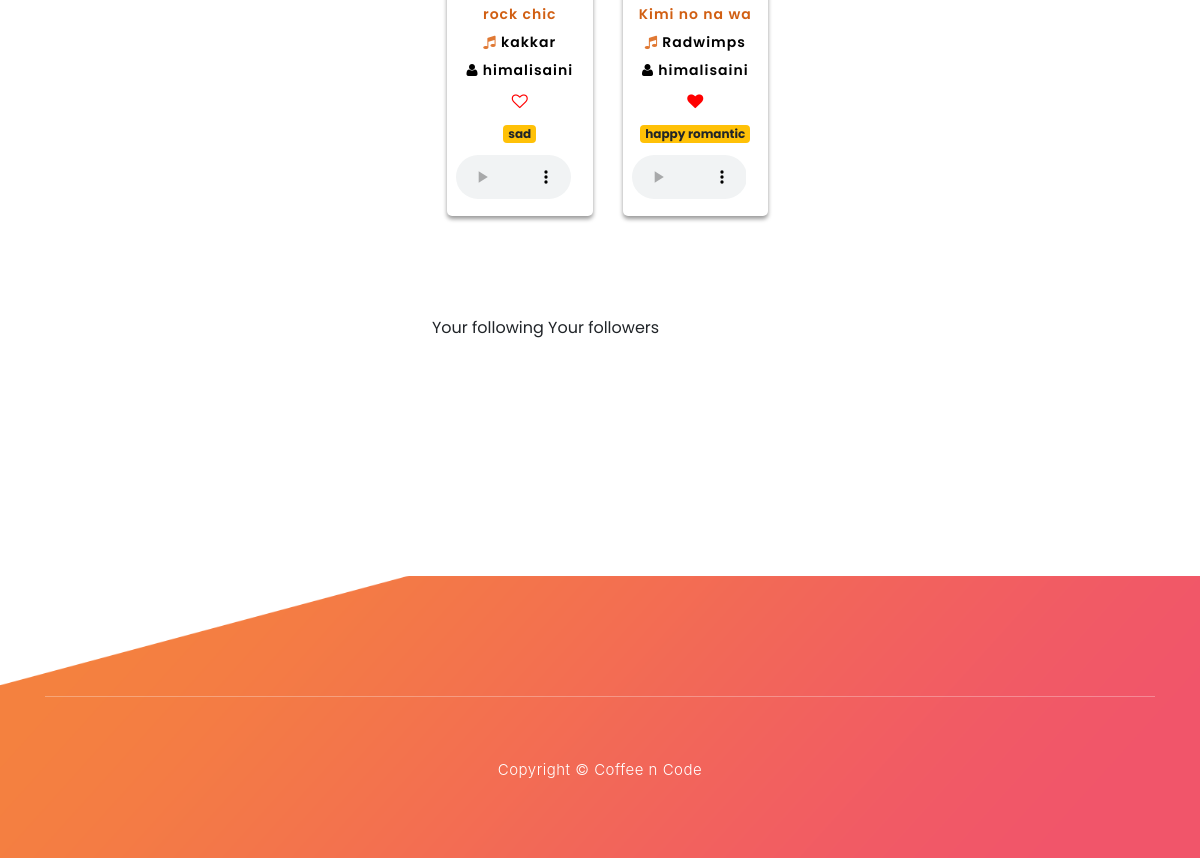
Page /main/profile (signed in, lower part) on the earlier database version.
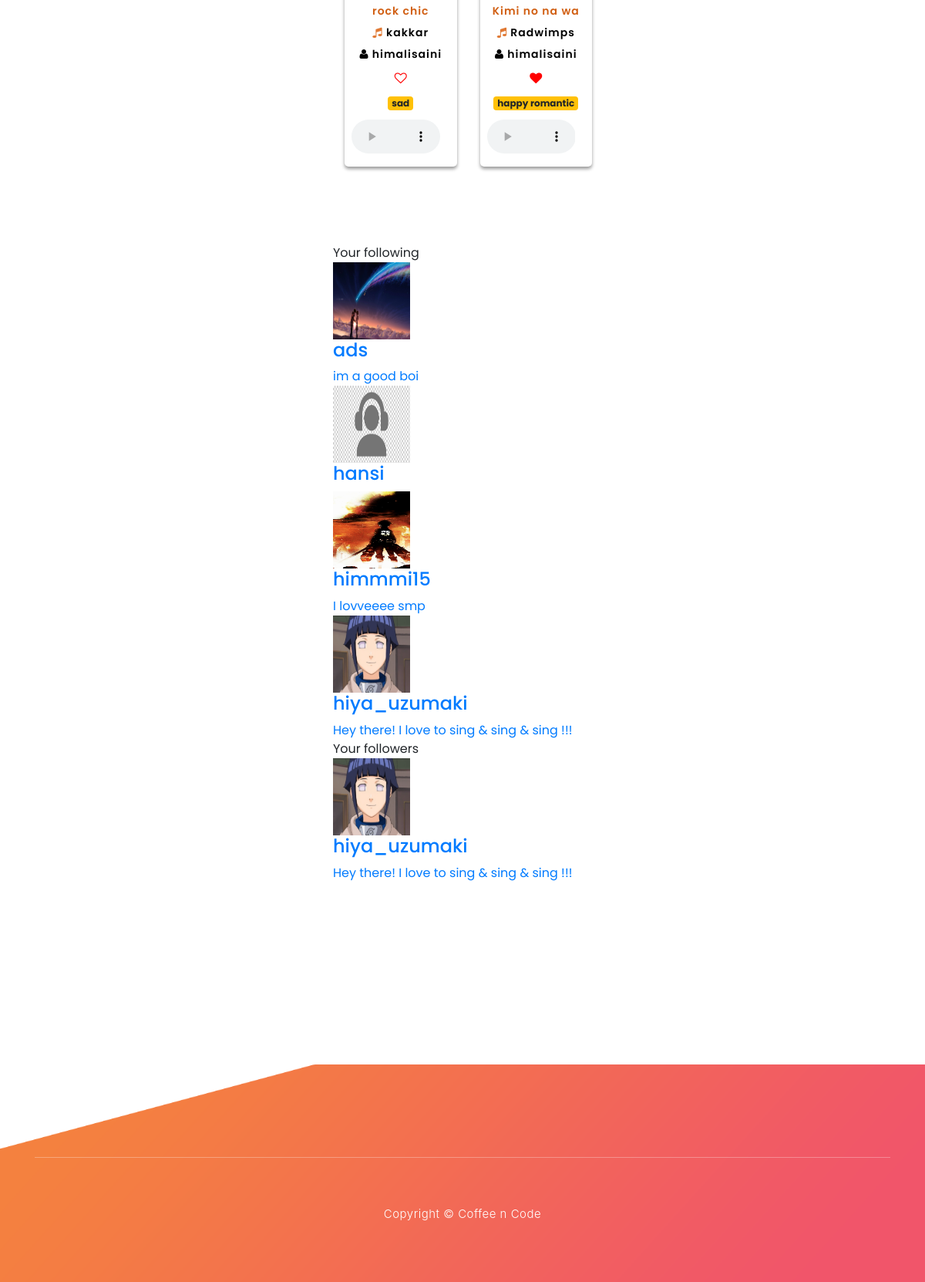
Same page on the later database version.
### main/models.py (models this page shows, shortened)
class Song(models.Model):
    file_name = models.FileField(upload_to='songs',default='aot.mp3')
    title = models.CharField(max_length=100)
    artist = models.CharField(max_length=100,default=' ',blank=True)
    user = models.ForeignKey(User,on_delete=models.CASCADE,related_name='addedby')
    album = models.CharField(max_length=100, blank=True)
    tags = models.CharField(max_length=50, blank=True)
    cover_image = models.ImageField(default='default_cover.jpg',upload_to='cover_images')
    play_count = models.IntegerField(default=0)
    added_date = models.DateTimeField(auto_now_add=True)
    likedby = models.ManyToManyField(User,related_name='likedby',blank=True)
    is_pdf = models.BooleanField(default=False)
    def get_is_liked(self,user):
        objs = self.likedby.all()
        for obj in objs:
            if obj == user:
                return True
        return False
    class Meta:
        unique_together = [['user','title','added_date']]

class Friend(models.Model):
    user1 = models.ForeignKey(User,on_delete=models.CASCADE,related_name='user1')
    user2 = models.ForeignKey(User,on_delete=models.CASCADE,related_name='user2')
    profile2 = models.ForeignKey(Profile,on_delete=models.CASCADE,related_name='profile2')
    since = models.DateTimeField(auto_now_add=True)

### users/models.py (models this page shows, shortened)
class Profile(models.Model):
    user = models.OneToOneField(User, on_delete=models.CASCADE)
    bio = models.TextField(max_length=500, blank=True)
    pic = models.ImageField(default='user.png',upload_to='profile_pics')
    tags = models.CharField(max_length=50, blank=True)

### main/views.py (the view, shortened to what this page needs)
# urls.py: path('profile', views.profile, name='profile'),
def profile(request):
    if not request.user.is_authenticated:
        return redirect('errorpage')
    songs = Song.objects.all()
    mysongs = songs.filter(user=request.user.id)
    favsongs = songs.filter(likedby=request.user)
    song_count = len(mysongs)
    fav_count = len(favsongs)
    f = Friend.objects.all()
    f = f.filter(user1=request.user)
    p = Profile.objects.get(user=request.user)
    my_tags = str(p.tags).split(' ')
    fr = Friend.objects.all()
    fr2 = f.filter(user1=request.user)
    following = len(fr2)
    followers = 0
    for o in fr:
        if o.user2 == request.user:
            followers += 1
    f2 = Friend.objects.all()
    f2 = f2.filter(user2=request.user)
    li = []
    for obj in f2:
        li.append(obj.user1.id)
    li = set(li)
    y = Profile.objects.all()
    li2 = []
    for t in y:
        if t.user.id in li:
            li2.append(t)
    context = {
        'my_songs' : mysongs,
        'profile':p,
        'count_my':song_count,
        'count_fav':fav_count,
        'f':f,
        'following':following,
        'followers':followers,
        'f2':li2,
        'my_tags':my_tags,
    }
    return render(request,'main/account.html',context)

### main/templatetags/define_action.py (called while the page is built)
@register.filter
def get_liked(obj,user):
    return obj.get_is_liked(user)

### main/templates/main/account.html (shortened to what this page needs)
{% include 'main/header.html' %}
{% load static %}
{% load define_action %}
<link href="//maxcdn.bootstrapcdn.com/bootstrap/4.1.1/css/bootstrap.min.css" rel="stylesheet" id="bootstrap-css">
<div class="container emp-profile">
            <form method="post">
                <div class="row">
                    <div class="col-md-4">
                    </div>
                    <div class="col-md-8">
                        <div class="tab-content profile-tab" id="myTabContent">
                            <div class="tab-pane fade show active" id="home" role="tabpanel" aria-labelledby="home-tab">
      <div id="cards_landscape_wrap-2">
        <div class="container">
            <div class="row">
                {% for ob in my_songs %}
                <div class="col-xs-12 col-sm-6 col-md-3 col-lg-3">
                        <div class="card-flyer">
                            <div class="text-box">
                                <div class="text-container">
                                    <p class="album" style="color: #d15f13;">{{ ob.album }}</p>
                                    <p class="sub"> <i class="fa fa-music"></i> {{ ob.artist }}</p>
                                    <p class="sub"> <i class="fa fa-user"></i> {{ ob.user }}</p>
                                    <form method="POST">
                                    {% if ob|get_liked:request.user == True %}
                                    <button id="swapHeart" class="btn btn-default" name="unsubscribe">
                                        <span class="fa fa-heart"> <span class="tooltip" style="margin-top: 20px;">Remove from favourites</span></span>
                                    </button>
                                    {% else %}
                                    <button id="swapHeart" class="btn btn-default" name="subscribe">
                                        <span class="fa fa-heart-o"> <span class="tooltip" style="margin-top: 20px;">Add to favourites</span></span>
                                    </button>
                                      {% endif %}
                                      <br>
                                    <a href="#"><span class="badge badge-warning"> {{ ob.tags }} </span></a> <br>
                                    <audio controls id="soundPlayer" onplay="sendCount({{ob.id}});">
                                        <source src="{{ ob.file_name.url }}" type="audio/mpeg">
                                    </audio>
                                </div>
                            </div>
                        </div>
                </div>
            </form>
                {% endfor %}
            </div>
        Your following
        {% for ob in f %}
                    <a href="{% url 'view_profile' ob.user2.id %} ">
                      <div class="item service-item">
                          <div class="author">
                              <i><img src="{{ ob.profile2.pic.url }}" alt="Author One" height="100" width="100"></i>
                          </div>
                          <div class="testimonial-content">
                              <h4> {{ob.user2}}  </h4>
                              <span>  {{ob.profile2.bio}}  </span>
                          </div>
                      </div>
                      </a>
                      {% endfor %}
                      Your followers
                      {% for ob in f2 %}
                                  <a href="{% url 'view_profile' ob.user.id %} ">
                                    <div class="item service-item">
                                        <div class="author">
                                            <i><img src="{{ ob.pic.url }}" alt="Author One" height="100" width="100"></i>
                                        </div>
                                        <div class="testimonial-content">
                                            <h4> {{ob.user}}  </h4>
                                            <span>  {{ob.bio}}  </span>
                                        </div>
                                    </div>
                                    </a>
                                    {% endfor %}
        <footer id="contact-us">
            <div class="container">
                <div class="row">
                    <div class="col-lg-12">
                        <div class="sub-footer">
                            <p>Copyright &copy; Coffee n Code</p>
                        </div>
                    </div>
                </div>
            </div>
        </footer>

### main/templates/main/header.html (shortened to what this page needs)
{% load static %}
<!DOCTYPE html>
<html lang="en">
<head>
    <link rel="stylesheet" type="text/css" href="{% static 'main/assets/css/bootstrap.min.css' %}">
    <link rel="stylesheet" type="text/css" href="{% static 'main/assets/css/font-awesome.css' %}">
    <link rel="stylesheet" href="{% static 'main/assets/css/templatemo-lava.css' %}">
    <link rel="stylesheet" href="{% static 'main/assets/css/owl-carousel.css' %}">
    <link rel="stylesheet" href="{% static 'main/mycustom.css' %}">
    <link href="//maxcdn.bootstrapcdn.com/bootstrap/4.1.1/css/bootstrap.min.css" rel="stylesheet" id="bootstrap-css">
</head>
<body>

### main/static/main/assets/css/templatemo-lava.css (style rules this page uses)
html, body, div, span, applet, object, iframe, h1, h2, h3, h4, h5, h6, p, blockquote, div pre, a, abbr, acronym, address, big, cite, code, del, dfn, em, font, img, ins, kbd, q, s, samp, small, strike, strong, sub, sup, tt, var, b, u, i, center, dl, dt, dd, ol, ul, li, figure, header, nav, section, article, aside, footer, figcaption { margin: 0; padding: 0; border: 0; outline: 0; }
header, nav, section, article, aside, footer, hgroup { display: block; }
* { box-sizing: border-box; }
html, body { font-family: 'Poppins', sans-serif; font-weight: 400; background-color: #fff; font-size: 16px; -ms-text-size-adjust: 100%; -webkit-font-smoothing: antialiased; -moz-osx-font-smoothing: grayscale; }
a { text-decoration: none !important; }
h1, h2, h3, h4, h5, h6 { margin-top: 0px; margin-bottom: 0px; }
p { font-size: 15px; line-height: 25px; color: #888; }
html, body { background: #fff; font-family: 'Poppins', sans-serif; }
footer { margin-top: 200px; padding-top: 120px; background-image: url(../images/footer-bg.png); background-repeat: no-repeat; background-position: center center; background-size: cover; width: 100%; }
footer .sub-footer { padding: 60px 0px; border-top: 1px solid rgba(250,250,250,0.3); text-align: center; }
footer .sub-footer p { color: #fff; font-size: 15px; font-weight: 300; letter-spacing: 0.5px; }

### main/static/main/mycustom.css (style rules this page uses)
#cards_landscape_wrap-2 { text-align: center; background: white; }
#cards_landscape_wrap-2 .container { padding-top: 80px; padding-bottom: 100px; }
#cards_landscape_wrap-2 a { text-decoration: none; outline: none; }
#cards_landscape_wrap-2 .card-flyer { border-radius: 5px; }
#cards_landscape_wrap-2 .card-flyer .text-box { text-align: center; }
#cards_landscape_wrap-2 .card-flyer .text-box .text-container { padding: 10px 9px; }
#cards_landscape_wrap-2 .card-flyer { background: #FFFFFF; margin-top: 50px; -webkit-transition: all 0.2s ease-in; -moz-transition: all 0.2s ease-in; -ms-transition: all 0.2s ease-in; -o-transition: all 0.2s ease-in; transition: all 0.2s ease-in; box-shadow: 0px 3px 4px rgba(0, 0, 0, 0.40); }
#cards_landscape_wrap-2 .card-flyer .text-box p { margin-top: 3px; margin-bottom: 0px; padding-bottom: 0px; font-size: 14px; letter-spacing: 1px; color: #000000; }
#soundPlayer { width: 90%; padding-top: 10px; }
.album { font-weight: 800; color: #d15f13; }
.btn { margin: 0 auto; display: block; }
button > span { color: red; font-size:20px; }
.fa-music { color: #e07934; font-size: 0.9rem; }

### main/templates/main/account.html (style rules this page uses)
.emp-profile { padding: 3%; margin-top: 3%; margin-bottom: 3%; border-radius: 0.5rem; background: #fff; font-family: 'Poppins', sans-serif; }
.profile-tab p { font-weight: 600; color: #fba70b; }

Differences in the rows shown:
added Friend: profile2.pic (picture), user2 "ads", profile2.bio "im a good boi"
added Friend: profile2.pic (placeholder picture), user2 "hansi"
added Friend: profile2.pic (picture), user2 "himmmi15", profile2.bio "I lovveeee smp"
added Friend: profile2.pic (picture), user2 "hiya_uzumaki", profile2.bio "Hey there! I love to sing & sing & sing !!!"
added Profile: pic (picture), user "hiya_uzumaki", bio "Hey there! I love to sing & sing & sing !!!"
